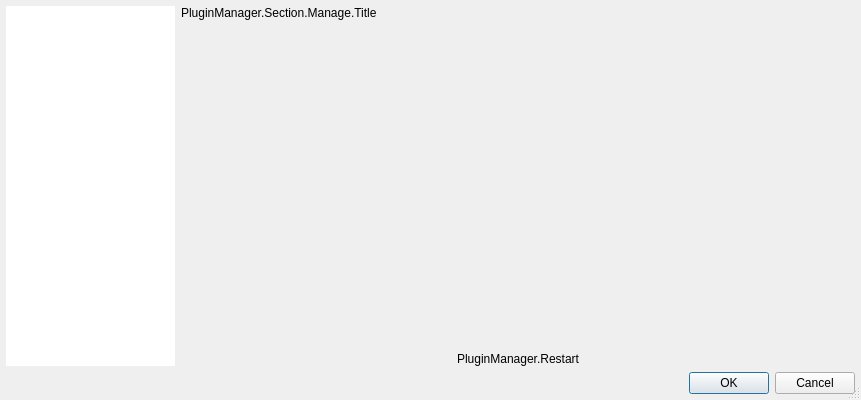
<?xml version="1.0" encoding="UTF-8"?>
<ui version="4.0">
 <class>PluginManagerWindow</class>
 <widget class="QDialog" name="PluginManagerWindow">
  <property name="geometry">
   <rect>
    <x>0</x>
    <y>0</y>
    <width>861</width>
    <height>400</height>
   </rect>
  </property>
  <property name="windowTitle">
   <string>PluginManager</string>
  </property>
  <property name="sizeGripEnabled">
   <bool>true</bool>
  </property>
  <layout class="QVBoxLayout" name="verticalLayout_3">
   <property name="leftMargin">
    <number>6</number>
   </property>
   <property name="topMargin">
    <number>6</number>
   </property>
   <property name="rightMargin">
    <number>6</number>
   </property>
   <property name="bottomMargin">
    <number>6</number>
   </property>
   <item>
    <widget class="QFrame" name="dialogInner">
     <property name="frameShape">
      <enum>QFrame::NoFrame</enum>
     </property>
     <property name="frameShadow">
      <enum>QFrame::Plain</enum>
     </property>
     <property name="lineWidth">
      <number>0</number>
     </property>
     <property name="class" stdset="0">
      <string>dialog-container</string>
     </property>
     <layout class="QVBoxLayout" name="verticalLayout_2">
      <property name="spacing">
       <number>6</number>
      </property>
      <property name="leftMargin">
       <number>0</number>
      </property>
      <property name="topMargin">
       <number>0</number>
      </property>
      <property name="rightMargin">
       <number>0</number>
      </property>
      <property name="bottomMargin">
       <number>0</number>
      </property>
      <item>
       <widget class="QFrame" name="frame">
        <property name="frameShape">
         <enum>QFrame::NoFrame</enum>
        </property>
        <property name="frameShadow">
         <enum>QFrame::Plain</enum>
        </property>
        <property name="lineWidth">
         <number>0</number>
        </property>
        <layout class="QHBoxLayout" name="horizontalLayout" stretch="1,4">
         <property name="spacing">
          <number>6</number>
         </property>
         <property name="leftMargin">
          <number>0</number>
         </property>
         <property name="topMargin">
          <number>0</number>
         </property>
         <property name="rightMargin">
          <number>0</number>
         </property>
         <property name="bottomMargin">
          <number>0</number>
         </property>
         <item>
          <widget class="QFrame" name="sectionFrame">
           <property name="frameShape">
            <enum>QFrame::NoFrame</enum>
           </property>
           <property name="frameShadow">
            <enum>QFrame::Plain</enum>
           </property>
           <property name="lineWidth">
            <number>0</number>
           </property>
           <property name="class" stdset="0">
            <string>dialog-frame</string>
           </property>
           <layout class="QVBoxLayout" name="verticalLayout">
            <property name="spacing">
             <number>0</number>
            </property>
            <property name="leftMargin">
             <number>0</number>
            </property>
            <property name="topMargin">
             <number>0</number>
            </property>
            <property name="rightMargin">
             <number>0</number>
            </property>
            <property name="bottomMargin">
             <number>0</number>
            </property>
            <item>
             <widget class="QListWidget" name="sectionList">
              <property name="frameShape">
               <enum>QFrame::NoFrame</enum>
              </property>
              <property name="frameShadow">
               <enum>QFrame::Plain</enum>
              </property>
              <property name="lineWidth">
               <number>0</number>
              </property>
              <property name="editTriggers">
               <set>QAbstractItemView::NoEditTriggers</set>
              </property>
              <property name="showDropIndicator" stdset="0">
               <bool>false</bool>
              </property>
             </widget>
            </item>
           </layout>
          </widget>
         </item>
         <item>
          <widget class="QFrame" name="modulesFrame">
           <property name="frameShape">
            <enum>QFrame::NoFrame</enum>
           </property>
           <property name="frameShadow">
            <enum>QFrame::Plain</enum>
           </property>
           <property name="lineWidth">
            <number>0</number>
           </property>
           <property name="class" stdset="0">
            <string>dialog-container dialog-frame</string>
           </property>
           <layout class="QVBoxLayout" name="verticalLayout_4">
            <property name="spacing">
             <number>6</number>
            </property>
            <property name="leftMargin">
             <number>0</number>
            </property>
            <property name="topMargin">
             <number>0</number>
            </property>
            <property name="rightMargin">
             <number>0</number>
            </property>
            <property name="bottomMargin">
             <number>0</number>
            </property>
            <item>
             <widget class="QLabel" name="label">
              <property name="frameShape">
               <enum>QFrame::NoFrame</enum>
              </property>
              <property name="lineWidth">
               <number>0</number>
              </property>
              <property name="text">
               <string>PluginManager.Section.Manage.Title</string>
              </property>
              <property name="class" stdset="0">
               <string>text-title</string>
              </property>
             </widget>
            </item>
            <item>
             <widget class="QScrollArea" name="modulesListContainer">
              <property name="frameShape">
               <enum>QFrame::NoFrame</enum>
              </property>
              <property name="frameShadow">
               <enum>QFrame::Plain</enum>
              </property>
              <property name="lineWidth">
               <number>0</number>
              </property>
              <property name="horizontalScrollBarPolicy">
               <enum>Qt::ScrollBarAlwaysOff</enum>
              </property>
              <property name="sizeAdjustPolicy">
               <enum>QAbstractScrollArea::AdjustToContents</enum>
              </property>
              <property name="widgetResizable">
               <bool>false</bool>
              </property>
              <property name="alignment">
               <set>Qt::AlignLeading|Qt::AlignLeft|Qt::AlignTop</set>
              </property>
              <property name="class" stdset="0">
               <string/>
              </property>
              <widget class="QWidget" name="modulesListContents">
               <property name="geometry">
                <rect>
                 <x>0</x>
                 <y>0</y>
                 <width>689</width>
                 <height>50</height>
                </rect>
               </property>
               <property name="sizePolicy">
                <sizepolicy hsizetype="Preferred" vsizetype="MinimumExpanding">
                 <horstretch>0</horstretch>
                 <verstretch>0</verstretch>
                </sizepolicy>
               </property>
               <layout class="QVBoxLayout" name="verticalLayout_5">
                <property name="spacing">
                 <number>0</number>
                </property>
                <property name="leftMargin">
                 <number>0</number>
                </property>
                <property name="topMargin">
                 <number>0</number>
                </property>
                <property name="rightMargin">
                 <number>0</number>
                </property>
                <property name="bottomMargin">
                 <number>0</number>
                </property>
                <item>
                 <widget class="QFrame" name="modulesList">
                  <property name="minimumSize">
                   <size>
                    <width>0</width>
                    <height>20</height>
                   </size>
                  </property>
                  <property name="frameShape">
                   <enum>QFrame::NoFrame</enum>
                  </property>
                  <property name="frameShadow">
                   <enum>QFrame::Plain</enum>
                  </property>
                  <property name="lineWidth">
                   <number>0</number>
                  </property>
                  <layout class="QVBoxLayout" name="verticalLayout_6">
                   <property name="spacing">
                    <number>0</number>
                   </property>
                   <property name="leftMargin">
                    <number>0</number>
                   </property>
                   <property name="topMargin">
                    <number>0</number>
                   </property>
                   <property name="rightMargin">
                    <number>0</number>
                   </property>
                   <property name="bottomMargin">
                    <number>0</number>
                   </property>
                  </layout>
                 </widget>
                </item>
                <item>
                 <spacer name="verticalSpacer">
                  <property name="orientation">
                   <enum>Qt::Vertical</enum>
                  </property>
                  <property name="sizeHint" stdset="0">
                   <size>
                    <width>10</width>
                    <height>0</height>
                   </size>
                  </property>
                 </spacer>
                </item>
               </layout>
              </widget>
             </widget>
            </item>
            <item>
             <widget class="QLabel" name="manageRestartLabel">
              <property name="text">
               <string>PluginManager.Restart</string>
              </property>
              <property name="alignment">
               <set>Qt::AlignCenter</set>
              </property>
              <property name="class" stdset="0">
               <string>frame-notice</string>
              </property>
             </widget>
            </item>
           </layout>
          </widget>
         </item>
        </layout>
       </widget>
      </item>
      <item>
       <widget class="QFrame" name="footer">
        <property name="frameShape">
         <enum>QFrame::NoFrame</enum>
        </property>
        <property name="frameShadow">
         <enum>QFrame::Plain</enum>
        </property>
        <property name="lineWidth">
         <number>0</number>
        </property>
        <property name="class" stdset="0">
         <string>dialog-container</string>
        </property>
        <layout class="QHBoxLayout" name="horizontalLayout_2">
         <property name="spacing">
          <number>0</number>
         </property>
         <property name="leftMargin">
          <number>0</number>
         </property>
         <property name="topMargin">
          <number>0</number>
         </property>
         <property name="rightMargin">
          <number>0</number>
         </property>
         <property name="bottomMargin">
          <number>0</number>
         </property>
         <item>
          <widget class="QDialogButtonBox" name="buttonBox">
           <property name="standardButtons">
            <set>QDialogButtonBox::Cancel|QDialogButtonBox::Ok</set>
           </property>
          </widget>
         </item>
        </layout>
       </widget>
      </item>
     </layout>
    </widget>
   </item>
  </layout>
 </widget>
 <resources/>
 <connections/>
</ui>
